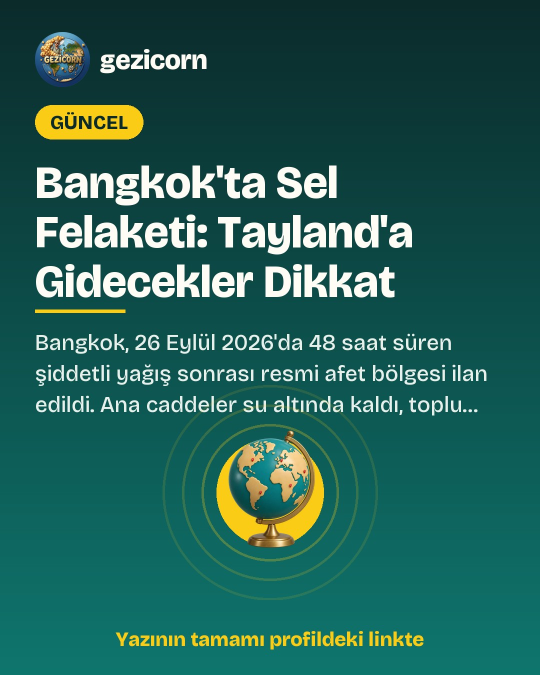
#> input picture img/social/auto/bangkokta-sel-felaketi-taylanda-gidecekler-dikkat-feed.jpg, 1080 x 1350 px, given in place of gezicorn-logo-seffaf-256.png, which was not available (shown at 1/2 size)
$ python -i render.py   (imports and definitions only)
#> lines starting #> are read from the running program, lines starting #| are printed output that depends on the picture
"""v8 reels renderer: Rota paleti, kodla çizilen motion kartlar + Ken Burns foto + kelime vurgulu altyazı.
Önce: python tts.py   Sonra: python render.py [reel_n ...] [--still SANIYE]
Çıktı: img/social/manual/reels/v8-src/out/reel-v8-<n>-<slug>.mp4 (1080x1920, 30fps) + kapak jpg
"""
import json, math, os, subprocess, sys
from PIL import Image, ImageDraw, ImageFilter, ImageFont

HERE = os.path.dirname(os.path.abspath(__file__))
ROOT = os.path.abspath(os.path.join(HERE, '..', '..'))
SRC = os.path.join(ROOT, 'img', 'social', 'manual', 'reels', 'v8-src')
W, H, FPS = 1080, 1920, 30
INK, TEAL, TEALD, OR, YL, PAPER, RED = (11, 43, 43), (15, 118, 110), (11, 79, 74), (249, 115, 22), (250, 204, 21), (255, 251, 245), (220, 38, 38)
FONT = os.path.join(HERE, 'fonts', 'Bricolage.ttf')
_fc = {}


# [7 lines left out: function font, not called in this run]


def hexc(h):
    h = h.lstrip('#'); return tuple(int(h[i:i + 2], 16) for i in (0, 2, 4))


def up(s):
    return s.replace('i', 'İ').replace('ı', 'I').upper()


def ease_out(x):
    x = max(0, min(1, x)); return 1 - (1 - x) ** 3


def ease_back(x):
    x = max(0, min(1, x)); c = 1.70158; return 1 + (c + 1) * (x - 1) ** 3 + c * (x - 1) ** 2


# [45 lines left out: functions wrap, card, paste_scaled, layer_card, not called in this run]


class Assets:
    def __init__(self):
        self.img, self.obj = {}, {}
        lg = Image.open(os.path.join(ROOT, 'brand', 'gezicorn-logo-seffaf-256.png')).convert('RGBA')
        self.logo = lg.resize((150, 150), Image.LANCZOS)
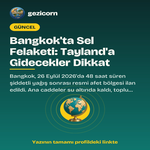
#> self.logo: PIL image 150x150 RGBA; mean R, G, B, A 36.5, 95.7, 86.8, 255
        self.logo_big = lg.resize((300, 300), Image.LANCZOS)
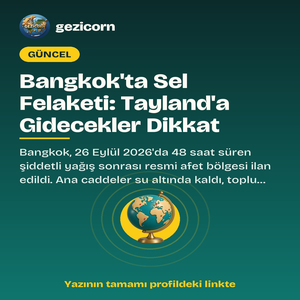
#> self.logo_big: PIL image 300x300 RGBA; mean R, G, B, A 36.7, 95.9, 86.9, 255
        self.bg = self.make_bg()
        ring = Image.new('RGBA', (900, 900), (0, 0, 0, 0)); rd = ImageDraw.Draw(ring)
        rd.ellipse((10, 10, 890, 890), outline=(255, 255, 255, 18), width=10)
        rd.ellipse((70, 70, 830, 830), outline=(255, 255, 255, 12), width=4)
        self.ring = ring

    def make_bg(self):
        g = Image.new('RGB', (W, H))
#> g: PIL image 1080x1920 RGB; every value is 0
        d = ImageDraw.Draw(g)
        for y in range(H):
            t = y / H
            d.line([(0, y), (W, y)], fill=tuple(int(INK[i] * (1 - t) + TEALD[i] * t) for i in range(3)))
        g = g.convert('RGBA')
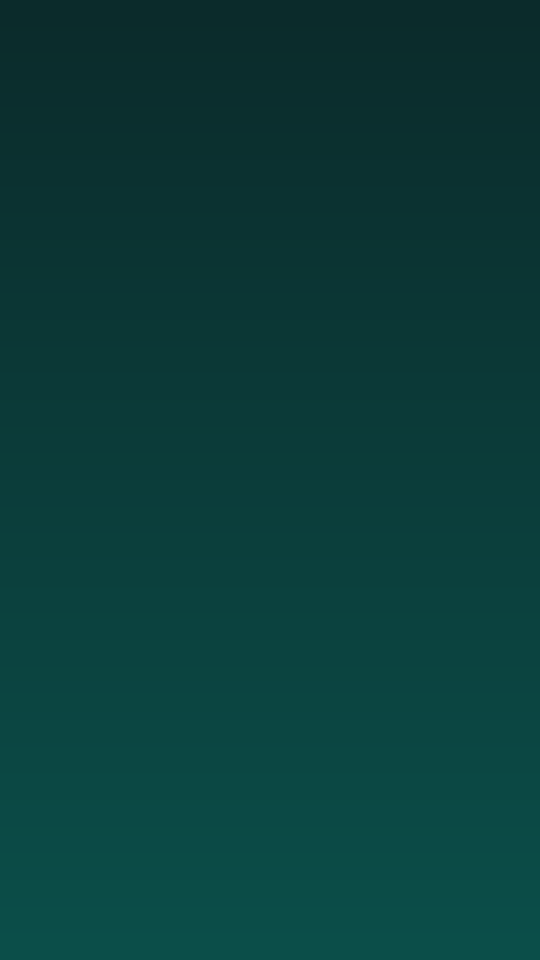
#> g: PIL image 1080x1920 RGBA (shown at 1/2 size); mean R, G, B, A 11, 60.5, 58, 255
        dots = Image.new('RGBA', (W, H), (0, 0, 0, 0)); dd = ImageDraw.Draw(dots)
#> after `dots = Image.new('RGBA', (W, H), (0, 0, 0, 0))`: dots: PIL image 1080x1920 RGBA; every value is 0
        for yy in range(0, H, 54):
            for xx in range(0, W, 54):
                dd.ellipse((xx - 3, yy - 3, xx + 3, yy + 3), fill=(255, 255, 255, 22))
        g.alpha_composite(dots)
#> in __init__, `ring = Image.new('RGBA', (900, 900), (0, 0, 0, 0))`: ring: PIL image 900x900 RGBA; every value is 0
        return g

    def photo(self, name, blur=False):
#> called with blur = False
        k = (name, blur)
        if k not in self.img:
            im = Image.open(os.path.join(SRC, 'img', name + '.png')).convert('RGB')
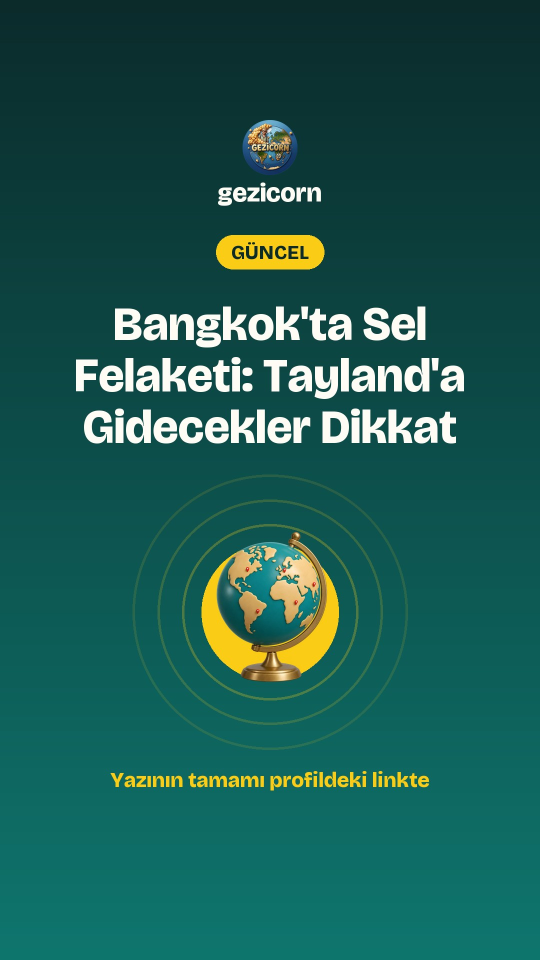
#> input picture img/social/auto/bangkokta-sel-felaketi-taylanda-gidecekler-dikkat-story.jpg, 1080 x 1920 px, given in place of ngkokta-sel-felaketi-taylanda-gidecekler-dikkat-feed.jpg.png, which was not available (shown at 1/2 size)
#> im is the input picture: PIL image 1080x1920 RGB; mean R, G, B 29, 90.4, 82
            s = max(W * 1.12 / im.width, H * 1.12 / im.height)
#> s = 1.12
            im = im.resize((int(im.width * s), int(im.height * s)), Image.LANCZOS)
#> im: PIL image 1209x2150 RGB
            if blur:
                im = im.filter(ImageFilter.GaussianBlur(18))
                im = Image.blend(im, Image.new('RGB', im.size, INK), 0.55)
            self.img[k] = im
        return self.img[k]

    # [20 lines left out: functions o, kenburns, not called in this run]


_shade = []


# [31 lines left out: functions shade, sc_photo, bg_for, not called in this run]


def bob(t, amp=14, sp=1.6):
    return math.sin(t * sp) * amp


# [138 lines left out: functions sc_number, sc_myth, sc_compare, sc_list, sc_cta, not called in this run]


SCENES = {'photo': sc_photo, 'number': sc_number, 'myth': sc_myth, 'compare': sc_compare, 'list': sc_list, 'cta': sc_cta}


# ---------- altyazı ----------

# [137 lines left out: functions words_from, chunks, draw_caption, draw_hook, plan, frame_at and 4 more, not called in this run]


# [2 lines not run here, left out]

>>> result = Assets().photo('../../img/social/auto/bangkokta-sel-felaketi-taylanda-gidecekler-dikkat-feed.jpg')
